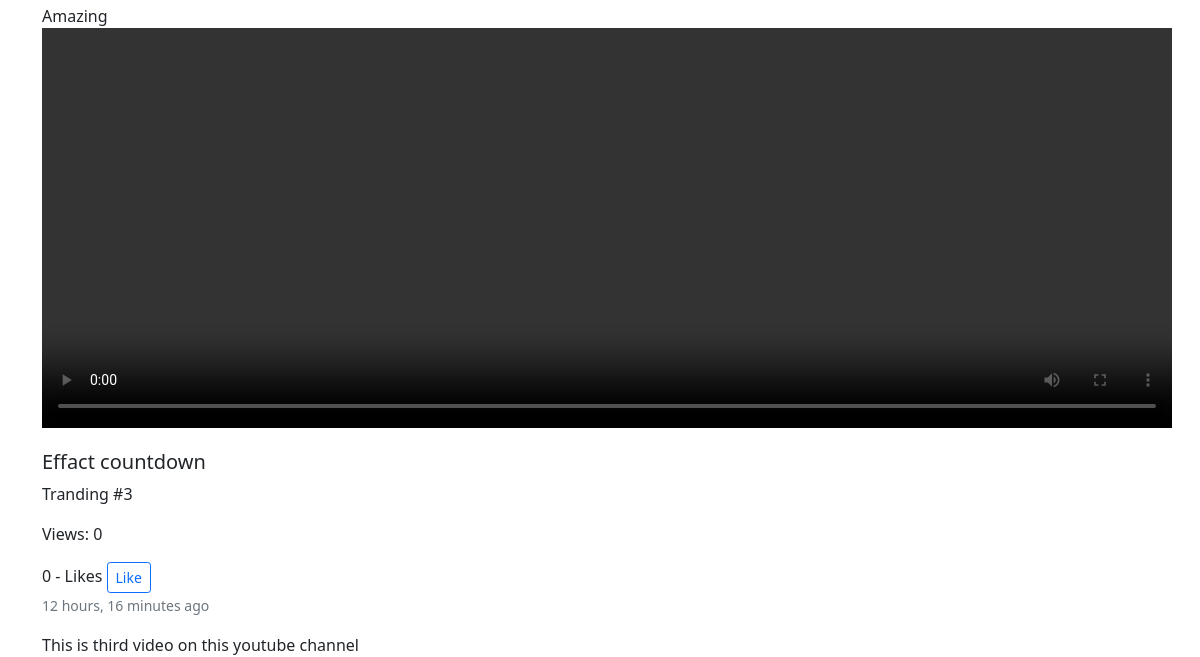
The app's page /tranding (signed in, lower part), older data.
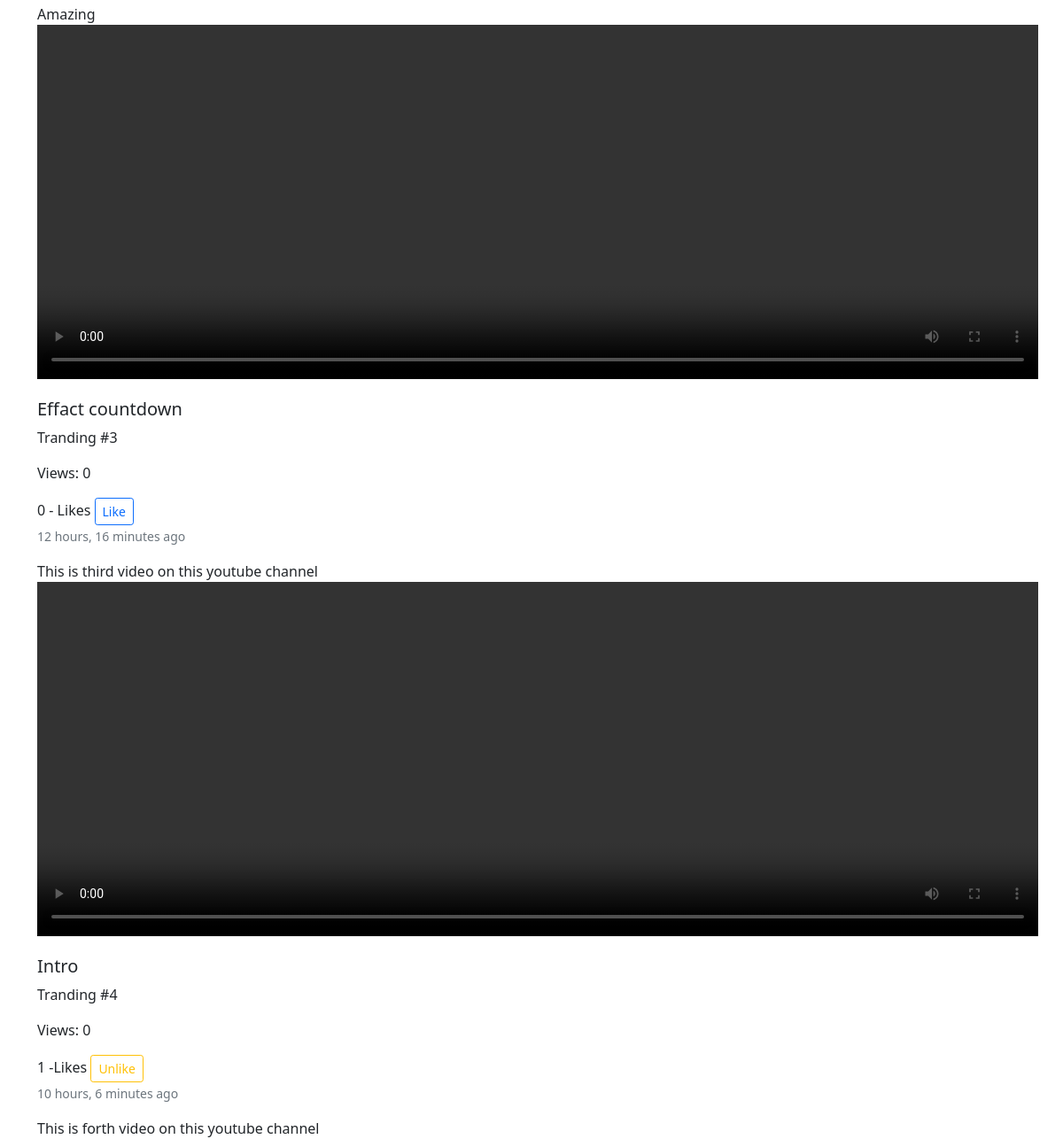
The same page, newer data.
### videos/models.py (models this page shows, shortened)
class Video(models.Model):
    user = models.ForeignKey(User, on_delete=models.CASCADE)
    title = models.CharField(max_length=200)
    description = models.TextField(blank=True, null=True)
    video_file = models.FileField(upload_to='videos')
    likes = models.ManyToManyField(User, related_name='video_like', blank=True)
    created_on = models.DateTimeField(auto_now_add=True)
    views = models.IntegerField(default=0)
    channel = models.ForeignKey(Channel, on_delete=models.CASCADE, related_name='channel_videos')
    @classmethod
    def get_tranding_videos(cls):
        return cls.objects.order_by('-views')[:10]
    def total_likes(self):
        return self.likes.count()

### videos/views.py (the view)
# urls.py: path('tranding', views.trending_videos, name='tranding'),
@login_required(login_url='login')
def trending_videos(request):
    videos = Video.get_tranding_videos()
    return render(request, 'videos/tranding_videos.html', {'videos':videos})

### videos/templates/videos/tranding_videos.html (shortened to what this page needs)
{% extends 'videos/base.html' %}
{% block content %}
<div class="container">
    <div class="row">
        {% for video in videos %}
        <div class="col-md-8">
            <video width="1130" height="400" controls>
                <source src="{{ video.video_file.url }}" type="video/mp4">
            </video>
            <h5 class="card-title mt-3">{{ video.title }}</h5>
            <p>Tranding #{{ forloop.counter }}</p>
            <p>Views: {{ video.views }}</p>
                {% if user in video.likes.all %}
                    {{ video.total_likes }} -Likes <a href="{% url 'like_video' video.id %}" class="btn btn-outline-warning btn-sm">Unlike</a>
                    {% else %}
                    {{ video.total_likes }} - Likes <a href="{% url 'like_video' video.id %}" class="btn btn-outline-primary btn-sm">Like</a>
                {% endif %}
            <p class="card-text"><small class="text-muted">
               {{ video.created_on|timesince }} ago
            </small></p>
            <p class="card-text">{{ video.description }}</p>
        </div>
        {% endfor %}
    </div>
</div>
{% endblock %}

Row changes from the older to the newer data that the page shows:
added Video: title "Intro", views "0", total_likes "1", created_on "10 hours, 6 minutes", description "This is forth video on this youtube channel"
